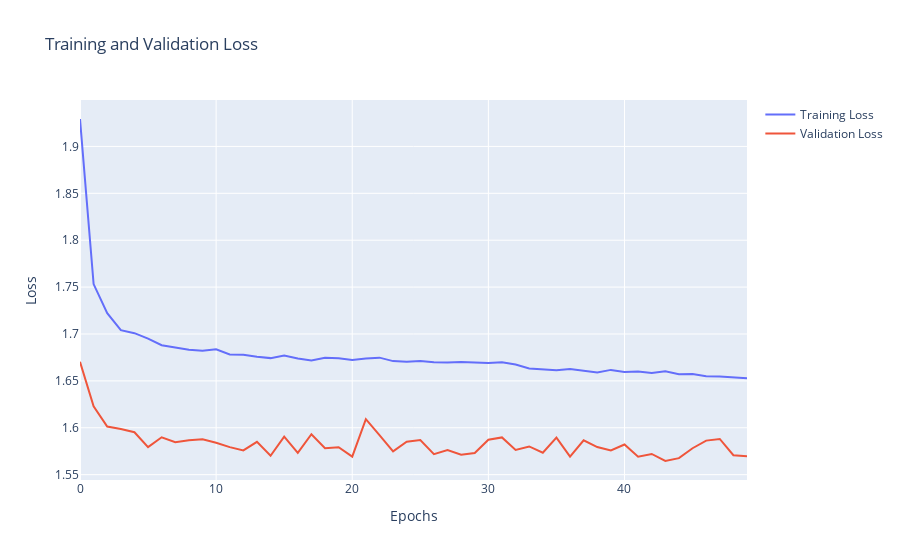

Notebook source saved alongside this figure:
### Code cell
fig = go.Figure(data=[
    go.Scatter(y=history["loss"], name="Training Loss", mode="lines"),
    go.Scatter(y=history["val_loss"], name="Validation Loss", mode="lines")
])
fig.update_layout(title="Training and Validation Loss", xaxis_title="Epochs", yaxis_title="Loss")
fig.show()

### Figure 1 — Plotly figure (JSON) as saved in the notebook; plotly's stock layout.template omitted (floating-point values rounded to 4 significant figures)
{"data": [{"mode": "lines", "name": "Training Loss", "type": "scatter", "y": [1.929, 1.753, 1.722, 1.704, 1.701, 1.695, 1.688, 1.686, 1.683, 1.682, 1.684, 1.678, 1.678, 1.676, 1.674, 1.677, 1.674, 1.672, 1.675, 1.674, 1.672, 1.674, 1.675, 1.671, 1.67, 1.671, 1.67, 1.67, 1.67, 1.669, 1.669, 1.67, 1.667, 1.663, 1.662, 1.661, 1.663, 1.661, 1.659, 1.662, 1.66, 1.66, 1.658, 1.66, 1.657, 1.657, 1.655, 1.655, 1.654, 1.653]}, {"mode": "lines", "name": "Validation Loss", "type": "scatter", "y": [1.67, 1.623, 1.601, 1.599, 1.595, 1.579, 1.59, 1.585, 1.587, 1.588, 1.584, 1.579, 1.576, 1.585, 1.57, 1.591, 1.573, 1.593, 1.578, 1.579, 1.569, 1.609, 1.592, 1.575, 1.585, 1.587, 1.572, 1.576, 1.571, 1.573, 1.587, 1.59, 1.576, 1.58, 1.573, 1.589, 1.569, 1.587, 1.579, 1.576, 1.582, 1.569, 1.572, 1.565, 1.568, 1.578, 1.586, 1.588, 1.571, 1.57]}], "layout": {"title": {"text": "Training and Validation Loss"}, "xaxis": {"title": {"text": "Epochs"}}, "yaxis": {"title": {"text": "Loss"}}}}
